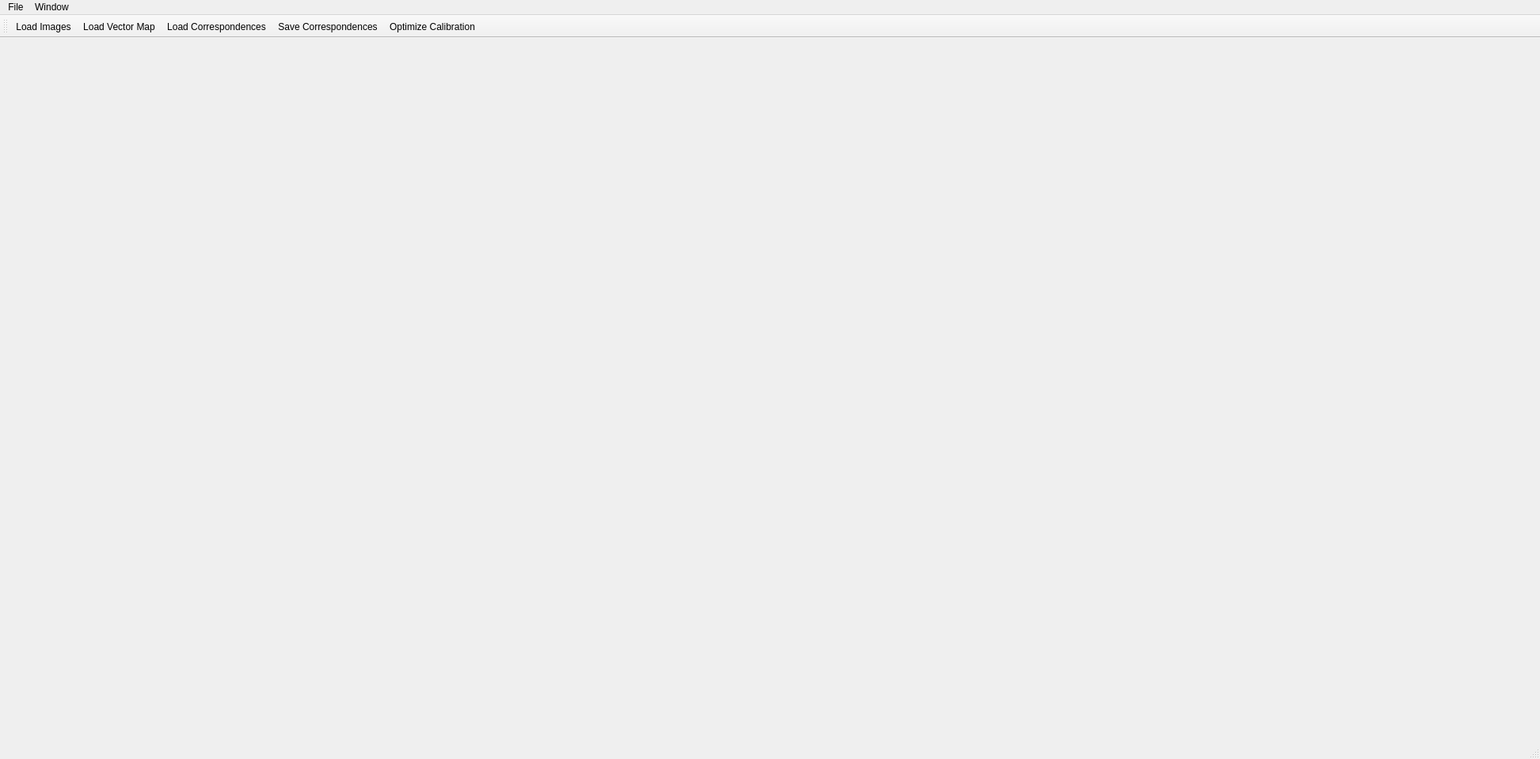
<?xml version="1.0" encoding="UTF-8"?>
<ui version="4.0">
 <class>MainWindow</class>
 <widget class="QMainWindow" name="MainWindow">
  <property name="geometry">
   <rect>
    <x>0</x>
    <y>0</y>
    <width>1945</width>
    <height>959</height>
   </rect>
  </property>
  <property name="windowTitle">
   <string>MapBasedCalibrationTool</string>
  </property>
  <property name="windowOpacity">
   <double>1.000000000000000</double>
  </property>
  <property name="dockOptions">
   <set>QMainWindow::AllowTabbedDocks|QMainWindow::AnimatedDocks</set>
  </property>
  <widget class="QWidget" name="centralwidget">
   <layout class="QGridLayout" name="gridLayout_11">
    <property name="margin">
     <number>0</number>
    </property>
    <item row="0" column="0">
     <layout class="QHBoxLayout" name="container_horizontal_layout"/>
    </item>
   </layout>
  </widget>
  <widget class="QMenuBar" name="menubar">
   <property name="geometry">
    <rect>
     <x>0</x>
     <y>0</y>
     <width>1945</width>
     <height>31</height>
    </rect>
   </property>
   <widget class="QMenu" name="menuFile">
    <property name="title">
     <string>File</string>
    </property>
    <addaction name="actionLoadCorrespondences"/>
    <addaction name="separator"/>
    <addaction name="separator"/>
    <addaction name="actionLoadImages"/>
    <addaction name="actionLoadVectorMap"/>
    <addaction name="separator"/>
    <addaction name="separator"/>
   </widget>
   <widget class="QMenu" name="menuWindow">
    <property name="title">
     <string>Window</string>
    </property>
    <addaction name="actionSiderBar"/>
    <addaction name="separator"/>
    <addaction name="separator"/>
    <addaction name="actionHideAll"/>
    <addaction name="actionShowAll"/>
   </widget>
   <addaction name="menuFile"/>
   <addaction name="menuWindow"/>
  </widget>
  <widget class="QStatusBar" name="statusbar"/>
  <widget class="QToolBar" name="regularization_toolbar">
   <property name="windowTitle">
    <string>toolBar</string>
   </property>
   <attribute name="toolBarArea">
    <enum>TopToolBarArea</enum>
   </attribute>
   <attribute name="toolBarBreak">
    <bool>false</bool>
   </attribute>
   <addaction name="actionLoadImages"/>
   <addaction name="actionLoadVectorMap"/>
   <addaction name="actionLoadCorrespondences"/>
   <addaction name="actionSaveCorrespondences"/>
   <addaction name="actionOptimizeCalibration"/>
  </widget>
  <action name="actionSiderBar">
   <property name="checkable">
    <bool>true</bool>
   </property>
   <property name="checked">
    <bool>true</bool>
   </property>
   <property name="text">
    <string>Sider Bar</string>
   </property>
   <property name="toolTip">
    <string>Sider Bar</string>
   </property>
  </action>
  <action name="actionHideAll">
   <property name="text">
    <string>Hide All</string>
   </property>
  </action>
  <action name="actionShowAll">
   <property name="text">
    <string>Show All</string>
   </property>
  </action>
  <action name="actionLoadCorrespondences">
   <property name="text">
    <string>Load Correspondences</string>
   </property>
   <property name="toolTip">
    <string>Load Correspondences</string>
   </property>
  </action>
  <action name="actionLoadVectorMap">
   <property name="text">
    <string>Load Vector Map</string>
   </property>
  </action>
  <action name="actionLoadImages">
   <property name="text">
    <string>Load Images</string>
   </property>
  </action>
  <action name="actionSaveCorrespondences">
   <property name="text">
    <string>Save Correspondences</string>
   </property>
  </action>
  <action name="actionOptimizeCalibration">
   <property name="text">
    <string>Optimize Calibration</string>
   </property>
  </action>
 </widget>
 <resources>
  <include location="resources/resources.qrc"/>
 </resources>
 <connections/>
</ui>
